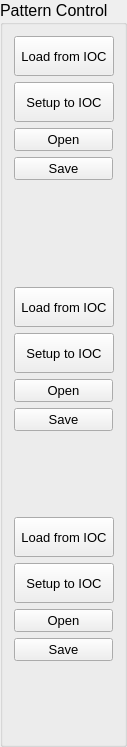
    <widget class="QGroupBox" name="groupBox_12" >
     <property name="geometry" >
      <rect>
       <x>680</x>
       <y>9</y>
       <width>127</width>
       <height>747</height>
      </rect>
     </property>
     <property name="minimumSize" >
      <size>
       <width>50</width>
       <height>300</height>
      </size>
     </property>
     <property name="maximumSize" >
      <size>
       <width>150</width>
       <height>750</height>
      </size>
     </property>
     <property name="font" >
      <font>
       <pointsize>12</pointsize>
      </font>
     </property>
     <property name="title" >
      <string>Pattern Control</string>
     </property>
     <layout class="QGridLayout" >
      <item row="0" column="0" >
       <widget class="QPushButton" name="pushButton_6" >
        <property name="minimumSize" >
         <size>
          <width>100</width>
          <height>40</height>
         </size>
        </property>
        <property name="font" >
         <font>
          <pointsize>10</pointsize>
         </font>
        </property>
        <property name="text" >
         <string>Load from IOC</string>
        </property>
       </widget>
      </item>
      <item row="1" column="0" >
       <widget class="QPushButton" name="pushButton" >
        <property name="minimumSize" >
         <size>
          <width>100</width>
          <height>40</height>
         </size>
        </property>
        <property name="font" >
         <font>
          <pointsize>10</pointsize>
         </font>
        </property>
        <property name="text" >
         <string>Setup to IOC</string>
        </property>
       </widget>
      </item>
      <item row="2" column="0" >
       <widget class="QPushButton" name="pushButton_8" >
        <property name="font" >
         <font>
          <pointsize>10</pointsize>
         </font>
        </property>
        <property name="text" >
         <string>Open</string>
        </property>
       </widget>
      </item>
      <item row="3" column="0" >
       <widget class="QPushButton" name="pushButton_7" >
        <property name="font" >
         <font>
          <pointsize>10</pointsize>
         </font>
        </property>
        <property name="text" >
         <string>Save</string>
        </property>
       </widget>
      </item>
      <item row="4" column="0" >
       <spacer>
        <property name="orientation" >
         <enum>Qt::Vertical</enum>
        </property>
        <property name="sizeHint" >
         <size>
          <width>105</width>
          <height>101</height>
         </size>
        </property>
       </spacer>
      </item>
      <item row="5" column="0" >
       <widget class="QPushButton" name="pushButton_9" >
        <property name="minimumSize" >
         <size>
          <width>100</width>
          <height>40</height>
         </size>
        </property>
        <property name="font" >
         <font>
          <pointsize>10</pointsize>
         </font>
        </property>
        <property name="text" >
         <string>Load from IOC</string>
        </property>
       </widget>
      </item>
      <item row="6" column="0" >
       <widget class="QPushButton" name="pushButton_2" >
        <property name="minimumSize" >
         <size>
          <width>100</width>
          <height>40</height>
         </size>
        </property>
        <property name="font" >
         <font>
          <pointsize>10</pointsize>
         </font>
        </property>
        <property name="text" >
         <string>Setup to IOC</string>
        </property>
       </widget>
      </item>
      <item row="7" column="0" >
       <widget class="QPushButton" name="pushButton_20" >
        <property name="font" >
         <font>
          <pointsize>10</pointsize>
         </font>
        </property>
        <property name="text" >
         <string>Open</string>
        </property>
       </widget>
      </item>
      <item row="8" column="0" >
       <widget class="QPushButton" name="pushButton_19" >
        <property name="font" >
         <font>
          <pointsize>10</pointsize>
         </font>
        </property>
        <property name="text" >
         <string>Save</string>
        </property>
       </widget>
      </item>
      <item row="9" column="0" >
       <spacer>
        <property name="orientation" >
         <enum>Qt::Vertical</enum>
        </property>
        <property name="sizeHint" >
         <size>
          <width>105</width>
          <height>80</height>
         </size>
        </property>
       </spacer>
      </item>
      <item row="10" column="0" >
       <widget class="QPushButton" name="pushButton_10" >
        <property name="minimumSize" >
         <size>
          <width>100</width>
          <height>40</height>
         </size>
        </property>
        <property name="font" >
         <font>
          <pointsize>10</pointsize>
         </font>
        </property>
        <property name="text" >
         <string>Load from IOC</string>
        </property>
       </widget>
      </item>
      <item row="11" column="0" >
       <widget class="QPushButton" name="pushButton_4" >
        <property name="minimumSize" >
         <size>
          <width>100</width>
          <height>40</height>
         </size>
        </property>
        <property name="font" >
         <font>
          <pointsize>10</pointsize>
         </font>
        </property>
        <property name="text" >
         <string>Setup to IOC</string>
        </property>
       </widget>
      </item>
      <item row="12" column="0" >
       <widget class="QPushButton" name="pushButton_23" >
        <property name="font" >
         <font>
          <pointsize>10</pointsize>
         </font>
        </property>
        <property name="text" >
         <string>Open</string>
        </property>
       </widget>
      </item>
      <item row="13" column="0" >
       <widget class="QPushButton" name="pushButton_24" >
        <property name="font" >
         <font>
          <pointsize>10</pointsize>
         </font>
        </property>
        <property name="text" >
         <string>Save</string>
        </property>
       </widget>
      </item>
      <item row="14" column="0" >
       <spacer>
        <property name="orientation" >
         <enum>Qt::Vertical</enum>
        </property>
        <property name="sizeHint" >
         <size>
          <width>105</width>
          <height>31</height>
         </size>
        </property>
       </spacer>
      </item>
     </layout>
    </widget>
